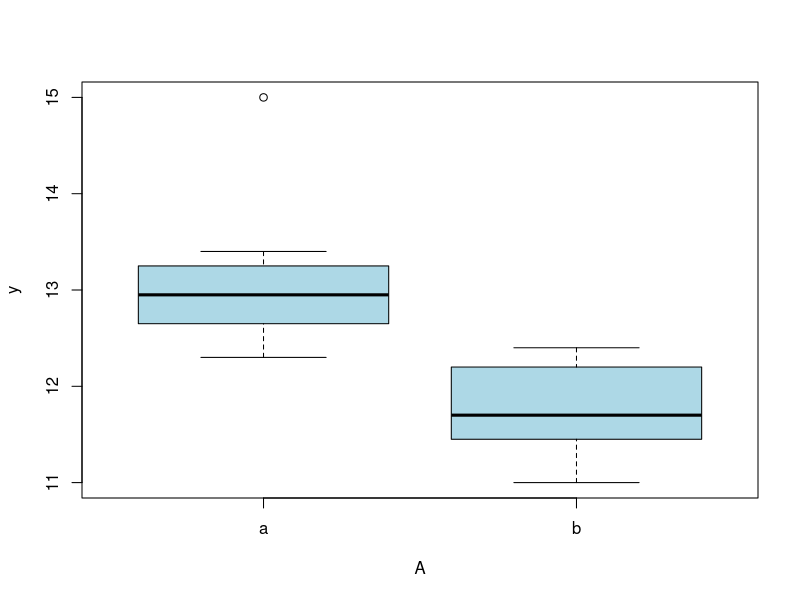

Write the R code that produced this figure.
# 2標本による検定
# H0: 分散が等しい
# H1: 分散が等しくない

a = c(12.3, 12.9, 13.0, 13.4, 12.5, 13.1, 15.0, 12.8)
b = c(11.0, 11.4, 12.1, 11.5, 12.3, 12.4, 11.8, 11.6)

# 基礎調査
length(a)
sum(a)
mean(a)
var(a)
sd(a)
median(a)
# --
length(b)
sum(b)
mean(b)
var(b)
sd(b)
median(b)

# グラフ化
bunsan = data.frame(A=factor(c(rep("a",length(a)), rep("b", length(b)))),
                     No=factor(rep(1:length(a), 2)),
                     y=c(a, b))
boxplot(y~A, data=bunsan, col="lightblue")

# (要約)
#summary(aov(y~ A+No, bunsan))
t.test(a, b, var.equal = TRUE)

alpha = 0.05
na <- length(a)
nb <- length(b)
t.alpha.2.n <- qt(alpha / 2, df = na + nb - 2)
t.alpha.2.p <- qt(1 - alpha / 2, df = na + nb - 2)

# ウェルチの検定(異分散)
res_t = t.test(a, b, var.equal = FALSE)


# tの求め方(計算)
# 対応のない2群、母分散未知・小標本・等分散
Ua = sum((a - mean(a))^2)
Ub = sum((b - mean(b))^2)
U2 = (Ua + Ub) / (na + nb - 2)
T = (mean(a) - mean(b)) / sqrt(U2 * (1/na + 1/nb))
T

names(res_t)
res_t$statistic  # t値
res_t$parameter  # 自由度
res_t$p.value    # p値
